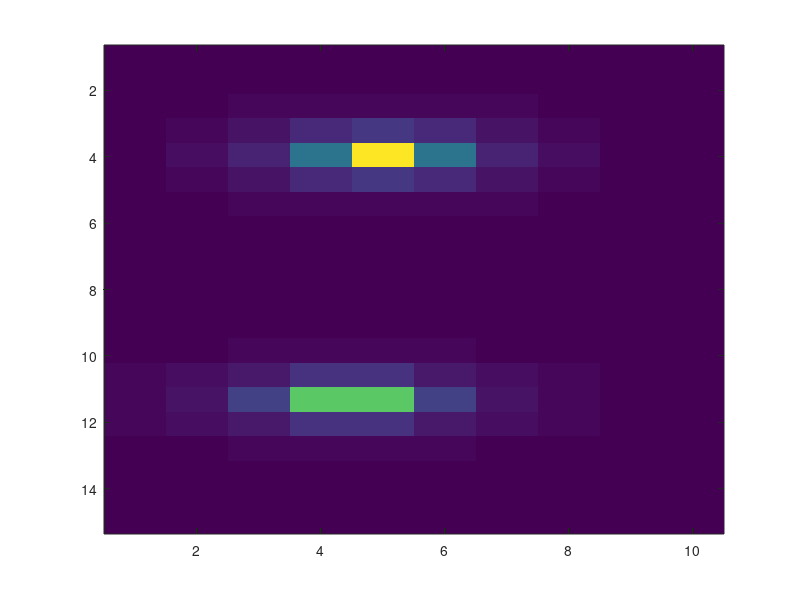

Recreate this plot in MATLAB.
clear all; close all;

%%

% Program a quadratic regularization inversion to check forward operator
% accuracy against analytic solutions

Lx = 10;
Ly = 15;
Lz = 20;


nx = 20;
ny = 10;
nz = 15;

x = linspace(1,Lx,nx);
y = linspace(1,Ly,ny);
z = linspace(1,Lz,nz);

dx = Lx/nx;
dy = Ly/ny;
dz = Lz/nz;

dv = dx*dy*dz;

[X Y Z] = meshgrid(x,y,z);

% When I ordered the matrices to accomodate the matlab vectorize order (
% for when we multiply m(:).  the kronecker products required to build the
% operator showed a slightly different symmetry than when BenP derived the
% same problem, so the codes look a little different.

kron3 = @(a,b,c,d) kron(a,kron(b,kron(c,d)));
e = @(n) ones(1,n);

% Geometric part of the Gravity kernel
% According to the UBC Documentation, the gravity kernel involves source
% location minus observation location, whereas the magnetic kernel
% has the order reversed.  Below is the magnetic.

% R = ((((kron3(ez,exy',obsX',ez')-kron3(ez,exy,obsX,ez)).^2)...
% +(kron3(ez,exy',ez',obsY')-kron3(ez,exy,ez,obsY)).^2)...
% +(kron3(1,exy',ez',obsZ)-kron3(1,exy,z,exy)).^2).^(-1/2);
% exy = ones(1,nx*ny)
% ez = ones(1,nz)
% Here we have the gravity case.
% G = (dv*(kron3(1,exy',z,exy)-kron3(1,exy,ez',obsZ))...
% .*((((kron3(ez,exy',obsX,ez)-kron3(ez,exy,obsX',ez')).^2)...
% +(kron3(ez,exy',ez,obsY)-kron3(ez,exy,ez',obsY')).^2)...
% +(kron3(1,exy',z,exy)-kron3(1,exy,ez',obsZ)).^2).^(-3/2));

G = dv*(kron(e(nx*ny)',Z(:)')-zeros(nx*ny,nx*ny*nz))...
.*((((kron(e(nx*ny)',X(:)')-kron(e(nx*ny*nz),kron(x',e(ny)'))).^2)...
+((kron(e(nx*ny)',Y(:)')-kron(e(nx*ny*nz),kron(e(nx)',y'))).^2)...
+((kron(e(nx*ny)',Z(:)')-zeros(nx*ny,nx*ny*nz)).^2)).^(-3/2));

m = zeros(nx,ny,nz);
m(5:5,5) = 2000;
% m(1:2,1:2,15) = 2000;

d = reshape(G*m(:),nx,ny);
figure()
imagesc(x,y,d)


% e = ones(nx+1,1)
% D = spdiags([-e e],[0 1],nx,nx)

